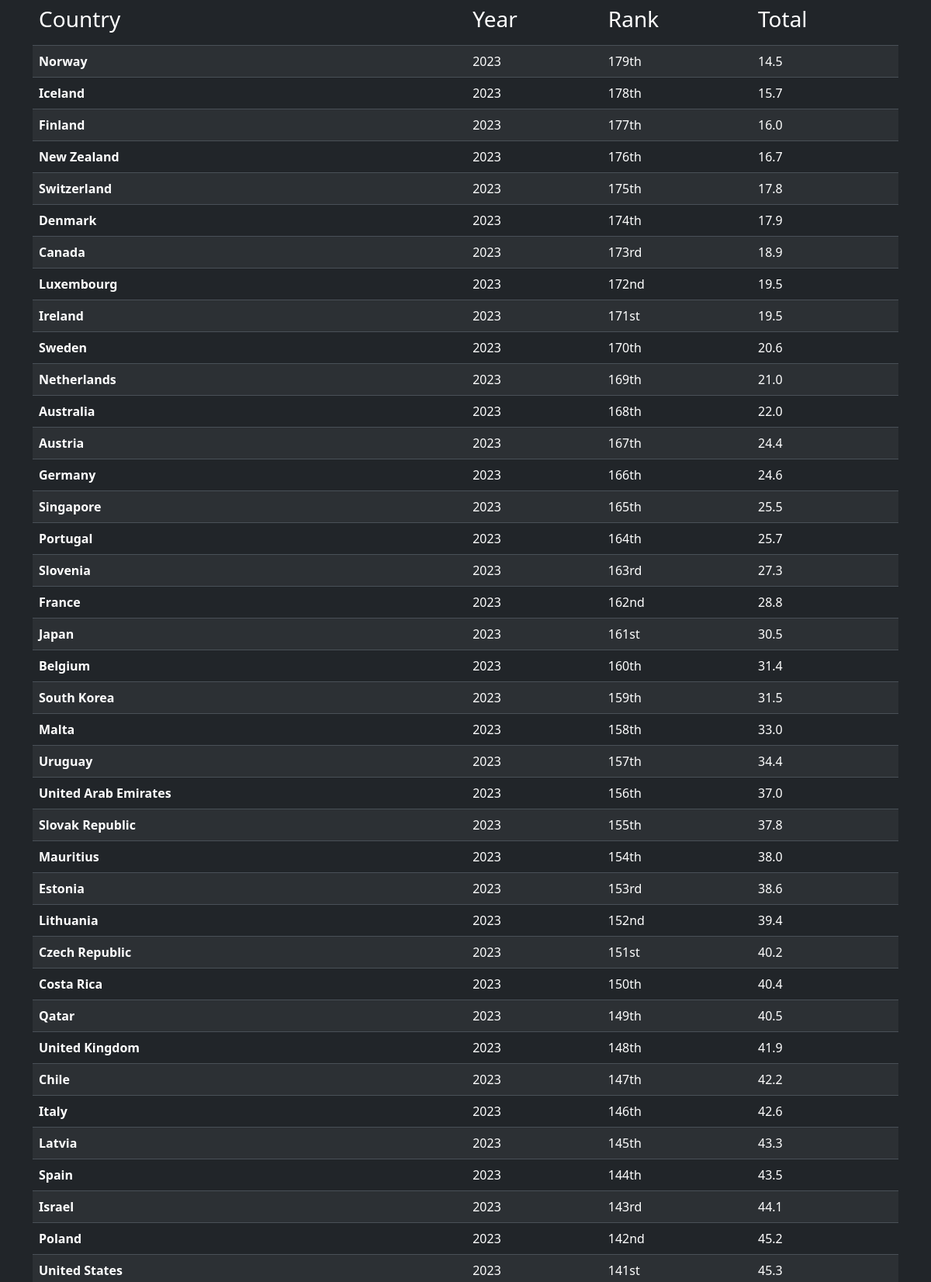
The page / (upper part) on the database its author committed.
### main/models.py (models this page shows, shortened)
class Data(models.Model):
    Country = models.CharField(max_length = 50)
    Year = models.IntegerField()
    Rank = models.CharField(max_length = 50)
    Total = models.FloatField()
    S1 = models.FloatField()
    S2 = models.FloatField()
    C3 = models.FloatField()
    E3 = models.FloatField()
    E2 = models.FloatField()
    E1 = models.FloatField()
    P1 = models.FloatField()
    P2 = models.FloatField()
    P3 = models.FloatField()
    C1 = models.FloatField()
    C2 = models.FloatField()
    X1 = models.FloatField()
    class Meta():
        verbose_name = 'Data'
        verbose_name_plural = 'Data'

### main/views.py (the view)
# urls.py: 2. Add a URL to urlpatterns:  path('', Home.as_view(), name='home')
def Home(request):
    context = {
        'data' : Data.objects.all().order_by('Total'),
    }
    return render(request, 'index.html', context)

### templates/index.html (shortened to what this page needs)
<!DOCTYPE html>
<html lang="en">
<head>
    <link href="https://cdn.jsdelivr.net/npm/bootstrap@5.3.2/dist/css/bootstrap.min.css" rel="stylesheet">
</head>
<body class='bg-dark'>
    <div class="container">
        <table class="table table-striped" data-bs-theme="dark">
            <thead>
                <tr>
                    <th scope="col"><h3>Country</h3></th>
                    <th scope="col"><h3>Year</h3></th>
                    <th scope="col"><h3>Rank</h3></th>
                    <th scope="col"><h3>Total</h3></th>
                </tr>
            </thead>
            <tbody>
                {% for item in data %}
                    <tr>
                        <th>{{ item.Country }}</th>
                        <td>{{ item.Year }}</td>
                        <td>{{ item.Rank }}</td>
                        <td>{{ item.Total }}</td>
                    </tr>
                {% endfor %}
            </tbody>
        </table>
    </div>
</body>
</html>

### rows shown on the page
Data: Country "Norway", Year "2023", Rank "179th", Total "14.5"
Data: Country "Iceland", Year "2023", Rank "178th", Total "15.7"
Data: Country "Finland", Year "2023", Rank "177th", Total "16.0"
Data: Country "New Zealand", Year "2023", Rank "176th", Total "16.7"
Data: Country "Switzerland", Year "2023", Rank "175th", Total "17.8"
Data: Country "Denmark", Year "2023", Rank "174th", Total "17.9"
Data: Country "Canada", Year "2023", Rank "173rd", Total "18.9"
Data: Country "Luxembourg", Year "2023", Rank "172nd", Total "19.5"
Data: Country "Ireland", Year "2023", Rank "171st", Total "19.5"
Data: Country "Sweden", Year "2023", Rank "170th", Total "20.6"
Data: Country "Netherlands", Year "2023", Rank "169th", Total "21.0"
Data: Country "Australia", Year "2023", Rank "168th", Total "22.0"
Data: Country "Austria", Year "2023", Rank "167th", Total "24.4"
Data: Country "Germany", Year "2023", Rank "166th", Total "24.6"
Data: Country "Singapore", Year "2023", Rank "165th", Total "25.5"
Data: Country "Portugal", Year "2023", Rank "164th", Total "25.7"
Data: Country "Slovenia", Year "2023", Rank "163rd", Total "27.3"
Data: Country "France", Year "2023", Rank "162nd", Total "28.8"
Data: Country "Japan", Year "2023", Rank "161st", Total "30.5"
Data: Country "Belgium", Year "2023", Rank "160th", Total "31.4"
Data: Country "South Korea", Year "2023", Rank "159th", Total "31.5"
Data: Country "Malta", Year "2023", Rank "158th", Total "33.0"
Data: Country "Uruguay", Year "2023", Rank "157th", Total "34.4"
Data: Country "United Arab Emirates", Year "2023", Rank "156th", Total "37.0"
Data: Country "Slovak Republic", Year "2023", Rank "155th", Total "37.8"
Data: Country "Mauritius", Year "2023", Rank "154th", Total "38.0"
Data: Country "Estonia", Year "2023", Rank "153rd", Total "38.6"
Data: Country "Lithuania", Year "2023", Rank "152nd", Total "39.4"
Data: Country "Czech Republic", Year "2023", Rank "151st", Total "40.2"
Data: Country "Costa Rica", Year "2023", Rank "150th", Total "40.4"
Data: Country "Qatar", Year "2023", Rank "149th", Total "40.5"
Data: Country "United Kingdom", Year "2023", Rank "148th", Total "41.9"
Data: Country "Chile", Year "2023", Rank "147th", Total "42.2"
Data: Country "Italy", Year "2023", Rank "146th", Total "42.6"
Data: Country "Latvia", Year "2023", Rank "145th", Total "43.3"
Data: Country "Spain", Year "2023", Rank "144th", Total "43.5"
Data: Country "Israel", Year "2023", Rank "143rd", Total "44.1"
Data: Country "Poland", Year "2023", Rank "142nd", Total "45.2"
Data: Country "United States", Year "2023", Rank "141st", Total "45.3"
